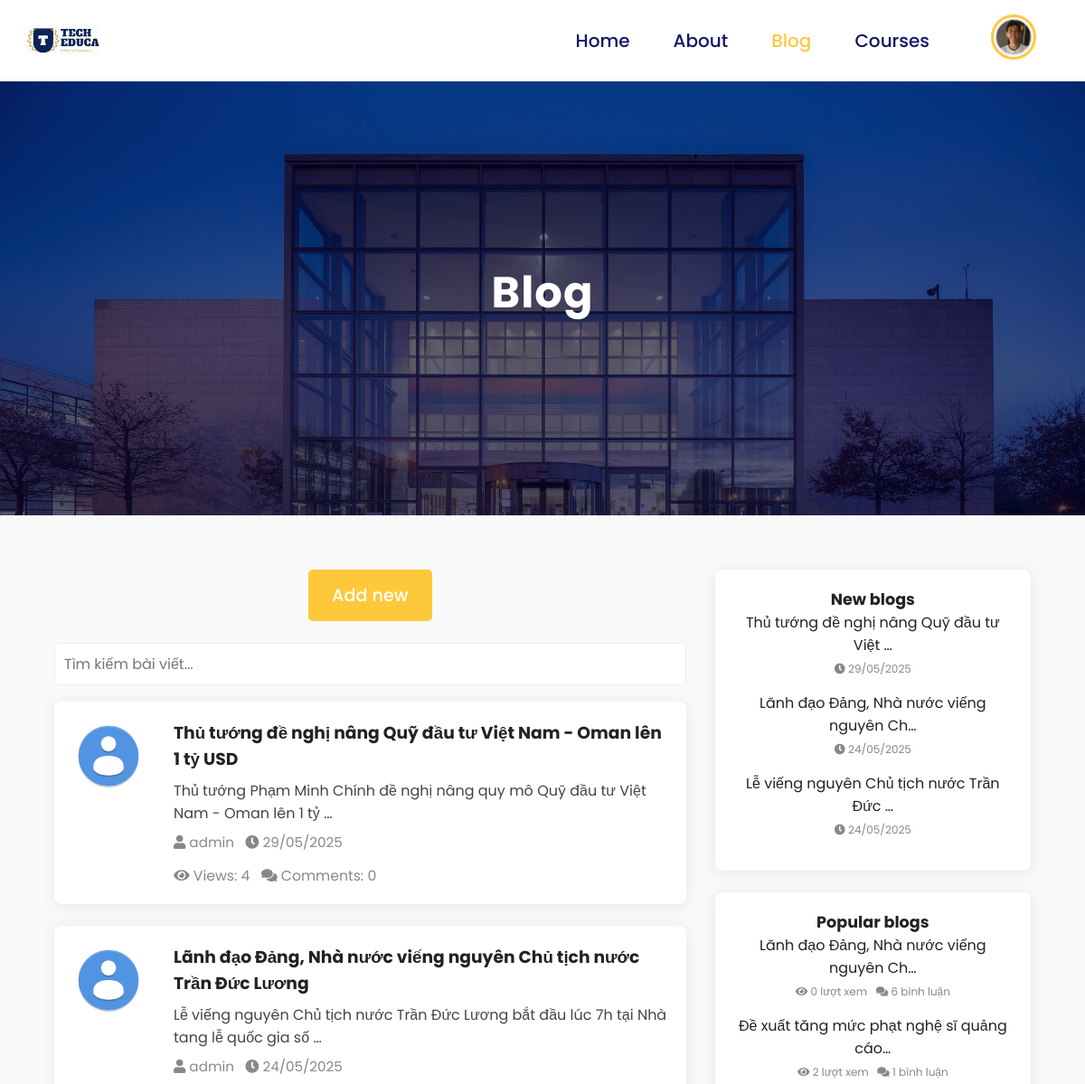
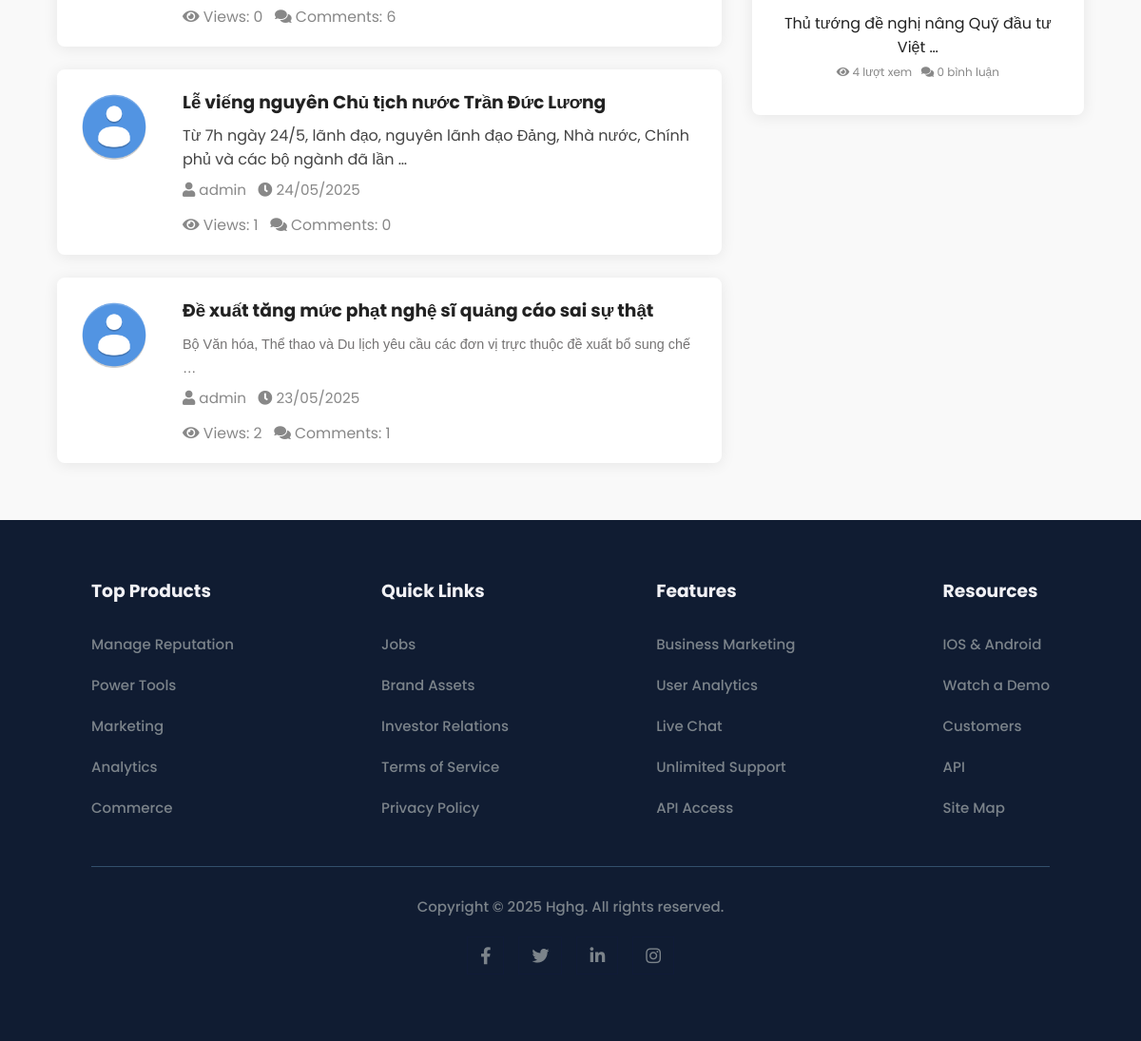
The page /blog/ (signed in) on the database its author committed (2 pictures, top to bottom).
### app/models.py (models this page shows, shortened)
class User(AbstractUser):
    id = models.AutoField(primary_key=True)  # Tự động tăng ID cho người dùng
    email = models.EmailField(unique=True, max_length=254, blank=True)  # Override email thành unique
    phone = models.CharField(max_length=15, blank=True, null=True)
    avatar = models.ImageField(upload_to='avatars/', blank=True, null=True)
    birthday = models.DateField(null=True, blank=True)
    ROLE_CHOICES = [
        ('student', 'student'),
        ('instructor', 'instructor'),
        ('admin', 'admin'),
    ]
    role = models.CharField(max_length=20, choices=ROLE_CHOICES, default='student')
    self_description = RichTextUploadingField(default="", blank=True, null=True)  # Mô tả bản thân viết bằng Markdown
    enrolled_courses = models.ManyToManyField(
        "app.Course",
        through="app.Enrollment",
        related_name="enrolled_students",
        verbose_name="Course",
        blank=True
    )
    instructors = models.ManyToManyField(
        "app.Course",
        through="app.TeachingAssignment",
        related_name="instructed_courses",
        blank=True
    )

class Blog(models.Model):
    title = models.CharField(max_length=200)
    content = RichTextUploadingField() # Nội dung bài viết viết bằng Markdown # Hình ảnh bài viết
    created_at = models.DateTimeField(auto_now_add=True)
    updated_at = models.DateTimeField(auto_now=True)
    author = models.ForeignKey("app.User", on_delete=models.CASCADE, related_name="blogs")
    views = models.PositiveIntegerField(default=0)  # Số lượt xem bài viết

### app/views.py (the view)
# urls.py: path("blog/", views.blog_view, name="blog"),
def blog_view(request):
    now = timezone.now().date()
    blogs = Blog.objects.annotate(
        num_comments=Count('comments'),
        days_since=ExpressionWrapper(
            (now - F('created_at__date')),
            output_field=FloatField()
        ),
    ).annotate(
        popularity=ExpressionWrapper(
            (F('views') * 0.2 + F('num_comments') * 0.8) / (F('days_since') + 1),  # +1 để tránh chia cho 0
            output_field=FloatField()
        )
    ).order_by('-created_at')
    latest_blogs = blogs.order_by('-created_at')[:3]
    popular_blogs = blogs.order_by('-popularity')[:3]
    return render(request, "app/blog.html", {
        "blogs": blogs,
        "latest_blogs": latest_blogs,
        "popular_blogs": popular_blogs,
    })

### app/templates/app/blog.html (shortened to what this page needs)
{% load static %}
<!DOCTYPE html>
<html lang="en">
<head>
    <link rel="stylesheet" href="https://pro.fontawesome.com/releases/v5.10.0/css/all.css" />
    <link rel="stylesheet" href="{% static 'style.css' %}">
</head>
<body>
    {% include 'app/navigation.html' %}
    <section id="about-home">
        <h1>Blog</h1>
    </section>
    <section id="courses">
        <div style="display: flex; gap: 32px;">
            <div style="flex: 2;">
                <a href="{% url 'new_blog' %}" class="btn" style="margin-bottom: 24px; display: inline-block;">Add new</a>
                <input id="searchBlogInput" type="text" placeholder="Tìm kiếm bài viết..." style="width: 100%; padding: 10px; margin-bottom: 18px; border-radius: 6px; border: 1px solid #eee; font-size: 1rem;">
                <div class="course-list" id="blogList">
                    {% for blog in blogs %}
                        <div class="course-row">
                            {% if blog.author.avatar %}
                                <img src="{{ blog.author.avatar.url }}" alt="{{ blog.author.get_full_name|default:blog.author.username }}" style="width:80px;height:80px;object-fit:cover;border-radius:50%;margin-right:32px;">
                            {% else %}
                                <img src="{% static 'images/avatar-default.png' %}" alt="avatar" style="width:80px;height:80px;object-fit:cover;border-radius:50%;margin-right:32px;">
                            {% endif %}
                            <div class="course-row-content">
                                <h3>
                                    <a href="{% url 'blog_detail' blog.id %}">
                                        {{ blog.title }}
                                    </a>
                                </h3>
                                <div class="blog-content-preview">{{ blog.content|truncatewords_html:20|safe }}</div>
                                <p style="font-size: 0.95em; color: #888;">
                                    <i class="fa fa-user"></i> {{ blog.author.get_full_name|default:blog.author.username }} &nbsp;
                                    <i class="fa fa-clock"></i> {{ blog.created_at|date:"d/m/Y" }}
                                </p>
                                <div style="font-size: 0.98em; color: #888; margin-top: 6px;">
                                    <i class="fa fa-eye"></i> Views: {{ blog.views }} &nbsp;
                                    <i class="fa fa-comments"></i> Comments: {{ blog.num_comments|default:0 }}
                                </div>
                            </div>
                        </div>
                    {% empty %}
                        <p>No blog blogs available at the moment.</p>
                    {% endfor %}
                </div>
            </div>
            <aside style="flex: 1; min-width: 260px;">
                <div style="background: #fff; border-radius: 8px; box-shadow: 0 2px 16px rgba(0,0,0,0.08); padding: 20px; margin-bottom: 24px;">
                    <h3 style="margin-top:0; font-size:1.1rem; color:#222;">New blogs</h3>
                    <ul style="list-style:none; padding:0; margin:0;">
                        {% for blog in latest_blogs %}
                            <li style="margin-bottom: 14px;">
                                <a href="{% url 'blog_detail' blog.id %}" style="color:#222; text-decoration:none;">
                                    {{ blog.title|truncatechars:40 }}
                                </a>
                                <br>
                                <span style="font-size:12px; color:#888;"><i class="fa fa-clock"></i> {{ blog.created_at|date:"d/m/Y" }}</span>
                            </li>
                        {% endfor %}
                    </ul>
                </div>
                <div style="background: #fff; border-radius: 8px; box-shadow: 0 2px 16px rgba(0,0,0,0.08); padding: 20px;">
                    <h3 style="margin-top:0; font-size:1.1rem; color:#222;">Popular blogs</h3>
                    <ul style="list-style:none; padding:0; margin:0;">
                        {% for blog in popular_blogs %}
        <li style="margin-bottom: 14px;">
            <a href="{% url 'blog_detail' blog.id %}" style="color:#222; text-decoration:none;">
                {{ blog.title|truncatechars:40 }}
            </a>
            <br>
            <span style="font-size:12px; color:#888;">
                <i class="fa fa-eye"></i> {{ blog.views|default:0 }} lượt xem
                &nbsp; <i class="fa fa-comments"></i> {{ blog.num_comments|default:0 }} bình luận
            </span>
        </li>
    {% endfor %}
</ul>
                </div>
            </aside>
        </div>
    </section>
    {% include 'app/footer.html' %}
</body>
</html>

### app/templates/app/navigation.html (shortened to what this page needs)
{% load static %}
<nav>
    <img src="{% static 'images/logo.svg' %}" alt="Logo" class="logo">
    <div class="navigation">
        <ul class="nav-links">
            <li><a href="{% url 'home' %}" class="{% if request.resolver_match.url_name == 'home' %}active{% endif %}">Home</a></li>
            <li><a href="{% url 'about' %}" class="{% if request.resolver_match.url_name == 'about' %}active{% endif %}">About</a></li>
            <li><a href="{% url 'blog' %}" class="{% if request.resolver_match.url_name == 'blog' %}active{% endif %}">Blog</a></li>
            <li><a href="{% url 'courses' %}" class="{% if request.resolver_match.url_name == 'courses' %}active{% endif %}">Courses</a></li>
            {% if user.is_authenticated %}
                <li class="dropdown">
                    <img src="{% if user.avatar %}{{ user.avatar.url }}{% else %}{% static 'images/avatar-default.png' %}{% endif %}" alt="User Avatar" class="avatar">
                </li>
            {% else %}
                <li><a href="{% url 'login' %}" class="{% if request.resolver_match.url_name == 'login' %}active{% endif %}">Login</a></li>
                <li><a href="{% url 'signup' %}" class="{% if request.resolver_match.url_name == 'signup' %}active{% endif %}">Sign Up</a></li>
            {% endif %}
        </ul>
    </div>
</nav>

### static/style.css (style rules this page uses)
* { margin: 0; padding: 0; box-sizing: border-box; font-family: "Poppins", sans-serif; }
body { font-family: "Poppins", sans-serif; }
h1 { font-size: 2.5rem; font-weight: 700; color: rgb(35, 35, 85); }
span { font-size: 0.9rem; color: #757373; }
nav { display: flex; flex-direction: row; justify-content: space-between; align-items: center; padding: 5px 30px; background-color: #fff; box-shadow: 2px 2px 10px rgba(0, 0, 0, 0.1); }
nav img { width: 80px; height: 80px; cursor: pointer; margin: 0; padding: 0; }
nav .navigation ul { display: flex; flex-direction: row; justify-content: space-between; align-items: center; }
nav .navigation ul li { list-style: none; margin: 0 2vw; font-size: 20px; font-weight: 500; color: rgb(24, 24, 49); }
nav .navigation ul li a { color: rgb(21, 21, 100); transition: all 0.3s ease-in-out; font-size: 20px; font-weight: 500; text-decoration: none; }
nav .navigation ul li a.active, nav .navigation ul li a:hover { color:#FDC93B; }
nav .dropdown { position: relative; display: inline-block; }
nav .avatar { width: 50px; height: 50px; border-radius: 50%; object-fit: cover; cursor: pointer; margin-left: 20px; transition: all 0.3s ease-in-out; border: 3px solid #FDC93B; }
#courses { background-color: #f9f9f9; text-align: center; align-items: center; padding: 5vw 5vw 5vw 5vw; }
.btn { background-color: #FDC93B; color: #fff; border: 2px solid #FDC93B; padding: 1vw 2vw; border-radius: 5px; text-decoration: none; font-size: 1.2rem; font-weight: 500; transition: all 0.3s ease-in-out; }
#about-home { background-image: linear-gradient(rgba(9, 5, 54, 0.5), rgba(5, 4, 46, 0.7)), url("images/back1.jpg"); width: 100%; height: 60vh; display: flex; flex-direction: column; justify-content: center; align-items: center; text-align: center; padding: 5vw 8vw; background-color: #f9f9f9; background-size: cover; }
#about-home h1 { font-size: 3rem; color: #fff; margin-bottom: 1vw; letter-spacing: 1px; }

### app/templates/app/blog.html (style rules this page uses)
.course-list { display: flex; flex-direction: column; gap: 24px; }
.course-row { display: flex; align-items: flex-start; background: #fff; border-radius: 8px; box-shadow: 0 2px 16px rgba(0,0,0,0.08); padding: 20px; transition: box-shadow 0.2s; }
.course-row-content { flex: 1; text-align: left; display: flex; flex-direction: column; justify-content: flex-start; }
.course-row-content h3 { margin: 0 0 8px 0; }
.course-row-content h3 a { color: #222; text-decoration: none; transition: color 0.2s; }
.course-row-content p { margin: 0 0 8px 0; color: #444; display: -webkit-box; -webkit-line-clamp: 4; -webkit-box-orient: vertical; overflow: hidden; text-overflow: ellipsis; }

### rows shown on the page
User: avatar (picture)
Blog: title "Thủ tướng đề nghị nâng Quỹ đầu tư Việt Nam - Oman lên 1 tỷ USD", content "Thủ tướng Phạm Minh Chính đề nghị nâng quy mô Quỹ đầu tư Việt Nam - Oman lên 1 tỷ …", author.get_full_name "admin", created_at "29/05/2025", views "4", num_comments "0", title "Thủ tướng đề nghị nâng Quỹ đầu tư Việt …"
Blog: title "Lãnh đạo Đảng, Nhà nước viếng nguyên Chủ tịch nước Trần Đức Lương", content "Lễ viếng nguyên Chủ tịch nước Trần Đức Lương bắt đầu lúc 7h tại Nhà tang lễ quốc gia số …", author.get_full_name "admin", created_at "24/05/2025", views "0", num_comments "6", title "Lãnh đạo Đảng, Nhà nước viếng nguyên Ch…"
Blog: title "Lễ viếng nguyên Chủ tịch nước Trần Đức Lương", content "Từ 7h ngày 24/5, lãnh đạo, nguyên lãnh đạo Đảng, Nhà nước, Chính phủ và các bộ ngành đã lần …", author.get_full_name "admin", created_at "24/05/2025", views "1", num_comments "0", title "Lễ viếng nguyên Chủ tịch nước Trần Đức …"
Blog: title "Đề xuất tăng mức phạt nghệ sĩ quảng cáo sai sự thật", content "Bộ Văn hóa, Thể thao và Du lịch yêu cầu các đơn vị trực thuộc đề xuất bổ sung chế …", author.get_full_name "admin", created_at "23/05/2025", views "2", num_comments "1", title "Đề xuất tăng mức phạt nghệ sĩ quảng cáo…"
